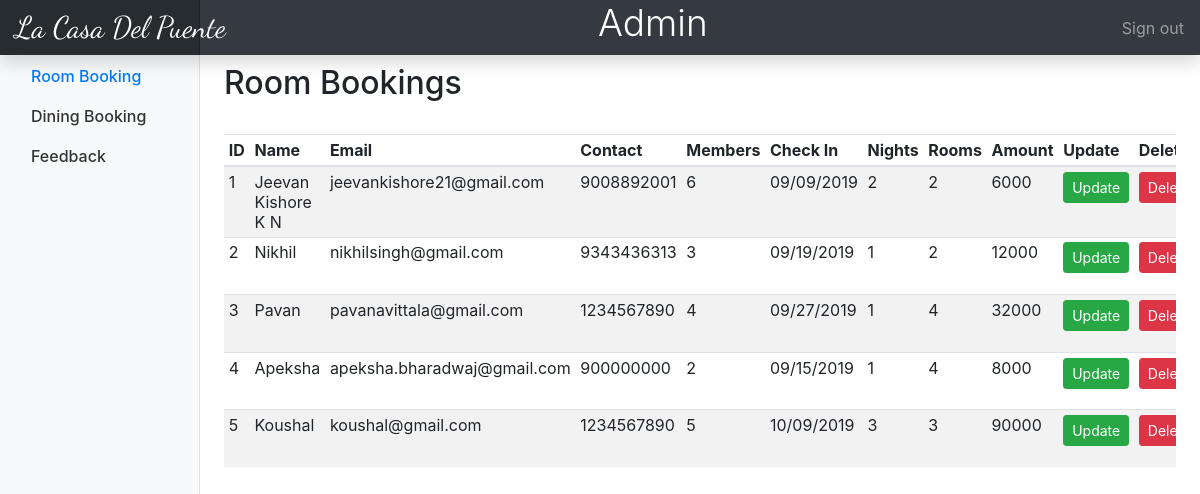
The app's page /admin.php with its own data.
### tables this page shows
CREATE TABLE `roompayment` (
  `paymentID` int(255) NOT NULL,
  `amount` int(255) NOT NULL
);

CREATE TABLE `reservation` (
  `id` int(255) NOT NULL,
  `name` varchar(255) NOT NULL,
  `email` varchar(255) NOT NULL,
  `contact` varchar(255) NOT NULL,
  `members` int(255) NOT NULL,
  `checkin` varchar(255) NOT NULL,
  `nights` int(10) NOT NULL,
  `rooms` int(10) NOT NULL
);

### admin.php (the view, shortened to what this page needs)
<?php session_start();
$db=mysqli_connect('localhost','root','','hotelldb') or die('could not connect');
      $query="CALL `fetch`()";
      $res=mysqli_query($db,$query);
      ?>
<html>
<head>
  <link rel="stylesheet" type="text/css" href="dashboard/dashboard.css">
  <link rel="stylesheet" href="https://stackpath.bootstrapcdn.com/bootstrap/4.3.1/css/bootstrap.min.css">
  <link rel="stylesheet" type="text/css" href="lightbox2-2.11.1/dist/css/lightbox.min.css">
       <link href="assets/css/font-awesome.css" rel="stylesheet">
</head>
<body>
<nav class="navbar navbar-dark fixed-top bg-dark flex-md-nowrap p-0 shadow">
  <a class="navbar-brand col-sm-3 col-md-2 mr-0" href="admin.php" style="font-family: 'Dancing Script', cursive; font-size: 30px;">La Casa Del Puente</a>
  <h1 class="text-white display-4" style="font-size: 37px;">Admin</h1>
  <ul class="navbar-nav px-3">
    <li class="nav-item text-nowrap">
      <a class="nav-link" href="logout1.php">Sign out</a>
    </li>
  </ul>
</nav>
<div class="container-fluid">
  <div class="row">
    <nav class="col-md-2 d-none d-md-block bg-light sidebar">
      <div class="sidebar-sticky">
        <ul class="nav flex-column">
          <li class="nav-item">
            <a class="nav-link active" href="admin.php">
              Room Booking<span class="sr-only">(current)</span>
            </a>
          </li>
          <li class="nav-item">
            <a class="nav-link" href="admindining.php">
              Dining Booking
            </a>
          </li>
          <li class="nav-item">
            <a class="nav-link" href="adminfeedback.php">
              Feedback
            </a>
          </li>
         </ul>
      </div>
    </nav>
    <main role="main" class="col-md-9 ml-sm-auto col-lg-10 px-4">
      <div class="d-flex justify-content-between flex-wrap flex-md-nowrap align-items-center pt-3 pb-2 mb-3 ">
        <h1 class="h2">Room Bookings</h1>
      </div>
      <div class="table-responsive">
        <table class="table table-striped table-sm">
          <thead>
            <tr>
              <th>ID</th>
              <th>Name</th>
              <th>Email</th>
              <th>Contact</th>
              <th>Members</th>
              <th>Check In</th>
              <th>Nights</th>
              <th>Rooms</th>
              <th>Amount</th>
              <th>Update</th>
              <th>Delete</th>
            </tr>
          </thead>
          <tbody>
            <?php while($row=mysqli_fetch_assoc($res)){ ?>
            <tr>
              <td><?php echo $row['id']; ?></td>
              <td><?php echo $row['name']; ?></td>
              <td><?php echo $row['email']; ?></td>
              <td><?php echo $row['contact']; ?></td>
              <td><?php echo $row['members']; ?></td>
              <td><?php echo $row['checkin']; ?></td>
              <td><?php echo $row['nights']; ?></td>
              <td><?php echo $row['rooms']; ?></td>
              <td><?php echo $row['amount']; ?></td>
              <td><form action="edit.php" method="POST">
                <button type="submit" class="btn btn-success btn-sm" name="edit">Update</a></form>
              </td>
              <td>
              <form action="roomdel.php" method="POST">
              <button type="submit" class="btn btn-danger btn-sm" name="delete">Delete</button></form></td>
            </tr>
          <?php } ?>
          </tbody>
        </table>
      </div>
    </main>
  </div>
</div>
</body>
</html>

### dashboard/dashboard.css (style rules this page uses)
body { font-size: .875rem; }
.sidebar { position: fixed; top: 0; bottom: 0; left: 0; z-index: 100; padding: 48px 0 0; box-shadow: inset -1px 0 0 rgba(0, 0, 0, .1); }
.sidebar-sticky { position: relative; top: 0; height: calc(100vh - 48px); padding-top: .5rem; overflow-x: hidden; overflow-y: auto; }
.sidebar .nav-link { font-weight: 500; color: #333; }
.sidebar .nav-link.active { color: #007bff; }
[role="main"] { padding-top: 133px; }
@media (min-width: 768px) { [role="main"] { padding-top: 48px; } }
.navbar-brand { padding-top: .75rem; padding-bottom: .75rem; font-size: 1rem; background-color: rgba(0, 0, 0, .25); box-shadow: inset -1px 0 0 rgba(0, 0, 0, .25); }

### records on screen
roompayment: paymentID "1", paymentID.name "Jeevan Kishore K N", paymentID.email "jeevankishore21@gmail.com", paymentID.contact "9008892001", paymentID.members "6", paymentID.checkin "09/09/2019", paymentID.nights "2", paymentID.rooms "2", amount "6000"
roompayment: paymentID "2", paymentID.name "Nikhil", paymentID.email "nikhilsingh@gmail.com", paymentID.contact "9343436313", paymentID.members "3", paymentID.checkin "09/19/2019", paymentID.nights "1", paymentID.rooms "2", amount "12000"
roompayment: paymentID "3", paymentID.name "Pavan", paymentID.email "pavanavittala@gmail.com", paymentID.contact "1234567890", paymentID.members "4", paymentID.checkin "09/27/2019", paymentID.nights "1", paymentID.rooms "4", amount "32000"
roompayment: paymentID "4", paymentID.name "Apeksha", paymentID.email "apeksha.bharadwaj@gmail.com", paymentID.contact "900000000", paymentID.members "2", paymentID.checkin "09/15/2019", paymentID.nights "1", paymentID.rooms "4", amount "8000"
roompayment: paymentID "5", paymentID.name "Koushal", paymentID.email "koushal@gmail.com", paymentID.contact "1234567890", paymentID.members "5", paymentID.checkin "10/09/2019", paymentID.nights "3", paymentID.rooms "3", amount "90000"
